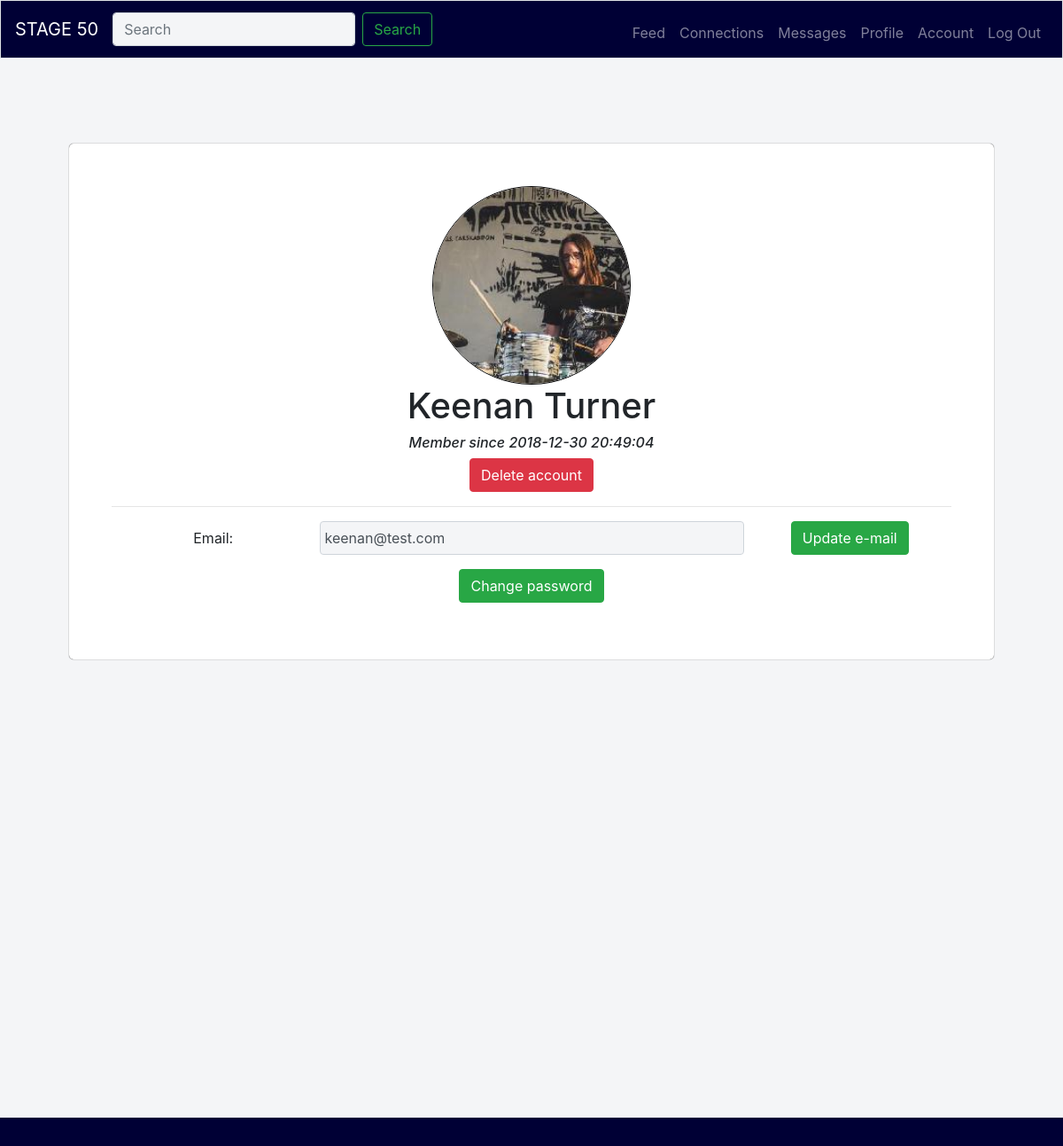
Page /account (signed in) on the committed database.
### tables this page shows
CREATE TABLE 'profiles' (
    'id' integer PRIMARY KEY NOT NULL REFERENCES users(id),
    'picture' text NOT NULL DEFAULT 'default.jpg',
    'gender' varchar(100),
    'birth' date,
    'bio' text,
    'updated_at' datetime NOT NULL
);

CREATE TABLE 'users' (
    'id' integer PRIMARY KEY AUTOINCREMENT NOT NULL,
    'first' varchar(100) NOT NULL,
    'last' varchar(100) NOT NULL,
    'email' varchar(100) NOT NULL UNIQUE,
    'hash' text NOT NULL,
    'created_at' datetime NOT NULL
);

### application.py (the view)
@app.route("/account", methods=["GET", "POST"])
def account():
    if request.method == "POST":
        if not request.form.get("email"):
            flash("Must provide e-mail.", "danger")
            return redirect(url_for('account'))
        cursor = conn.execute("SELECT * FROM users WHERE email=:email",
                            {"email": request.form.get("email")})
        row = cursor.fetchone()
        if row:
            flash("E-mail is already being used.", "danger")
            return redirect(url_for('account'))
        user = {}
        user["id"] = session["user_id"]
        user["email"] = request.form.get("email")
        update_account(conn, user)
        flash("E-mail updated!", "success")
        return redirect(url_for('account'))
    else:
        user = get_user_profile(conn, session["user_id"])
        return render_template("account.html", user=user)

### application.py (called while the page is built)
@app.after_request
def after_request(response):
    response.headers["Cache-Control"] = "no-cache, no-store, must-revalidate"
    response.headers["Expires"] = 0
    response.headers["Pragma"] = "no-cache"
    return response

### helpers.py (called while the page is built)
def get_user_profile(conn, userid):
    cursor = conn.execute("""SELECT users.*, profiles.*
                        FROM users
                        JOIN profiles ON users.id = profiles.id
                        WHERE users.id=?""",
                        (userid,))
    row = cursor.fetchone()
    if row is None:
        flash("Failed to load requested profile.", "danger")
        return redirect("/feed")
    user = {}
    user["id"] = row[0]
    user["first"] = row[1]
    user["last"] = row[2]
    user["email"] = row[3]
    user["hash"] = row[4]
    user["created_at"] = row[5]
    user["picture"] = get_picture_path(row[7])
    user["gender"] = row[8]
    user["birth"] = row[9]
    user["bio"] = row[10]
    user["updated_at"] = row[11]
    return user

def get_picture_path(picture_name):
    picture_path = os.path.join('static/profile_pics', picture_name)
    return picture_path

### templates/account.html (shortened to what this page needs)
{% extends "layout.html" %}
{% block styles %}
    {{ super() }}
{% endblock %}
{% block navbar %}
    {{ super() }}
{% endblock %}
{% block main %}
    <div class="form">
        <div>
            <div>
                <img class="round-big-pic" src="/{{ user.picture }}" alt="{{ user.first }} {{ user.last }}"/>
            </div>
            <div>
                <h1>{{ user.first }} {{ user.last }}</h1>
            </div>
            <div>
                <h6><em>Member since {{ user.created_at }}</em></h6>
            </div>
        </div>
        <div class="form-group">
            <a class="btn btn-md btn-danger" href="/account/delete">Delete account</a>
        </div>
        <hr/>
        <div class="form-group">
            <form action="/account" method="POST">
                <div class="form-group">
                    <div class="form-row">
                        <label class="form-label col-form-label col-md-3" for="email">Email:</label>
                        <input class="form-control col-md-6" name="email" type="email" placeholder="E-mail" value="{{ user.email }}">
                        <div class="col-md-3">
                            <button class="btn btn-md btn-success" type="submit">Update e-mail</button>
                        </div>
                    </div>
                </div>
                <div class="form-group">
                    <a class="btn btn-md btn-success" href="/password/change">Change password</a>
                </div>
            </form>
        </div>
    </div>
{% endblock %}

### static/styles.css (style rules this page uses)
html, body { height: 100%; width: 100%; min-height: 100%; background-color: #f4f5f7; }
.round-big-pic, .round-medium-pic, .round-small-pic { overflow: hidden; border: 1px solid black; border-radius: 50%; }
.round-big-pic { height: 14rem; width: 14rem; }
.form { margin: 0 auto 3rem; }
.form, .user-auth-form, .post-form { padding: 3rem; background-color: #fff; box-shadow: 0 0 1px black; border-radius: 5px; }
.form-control { background-color: #f4f5f7; }

### rows in the picture
profiles: picture (picture)
users: first "Keenan", last "Turner", created_at "2018-12-30 20:49:04", email "keenan@test.com"
